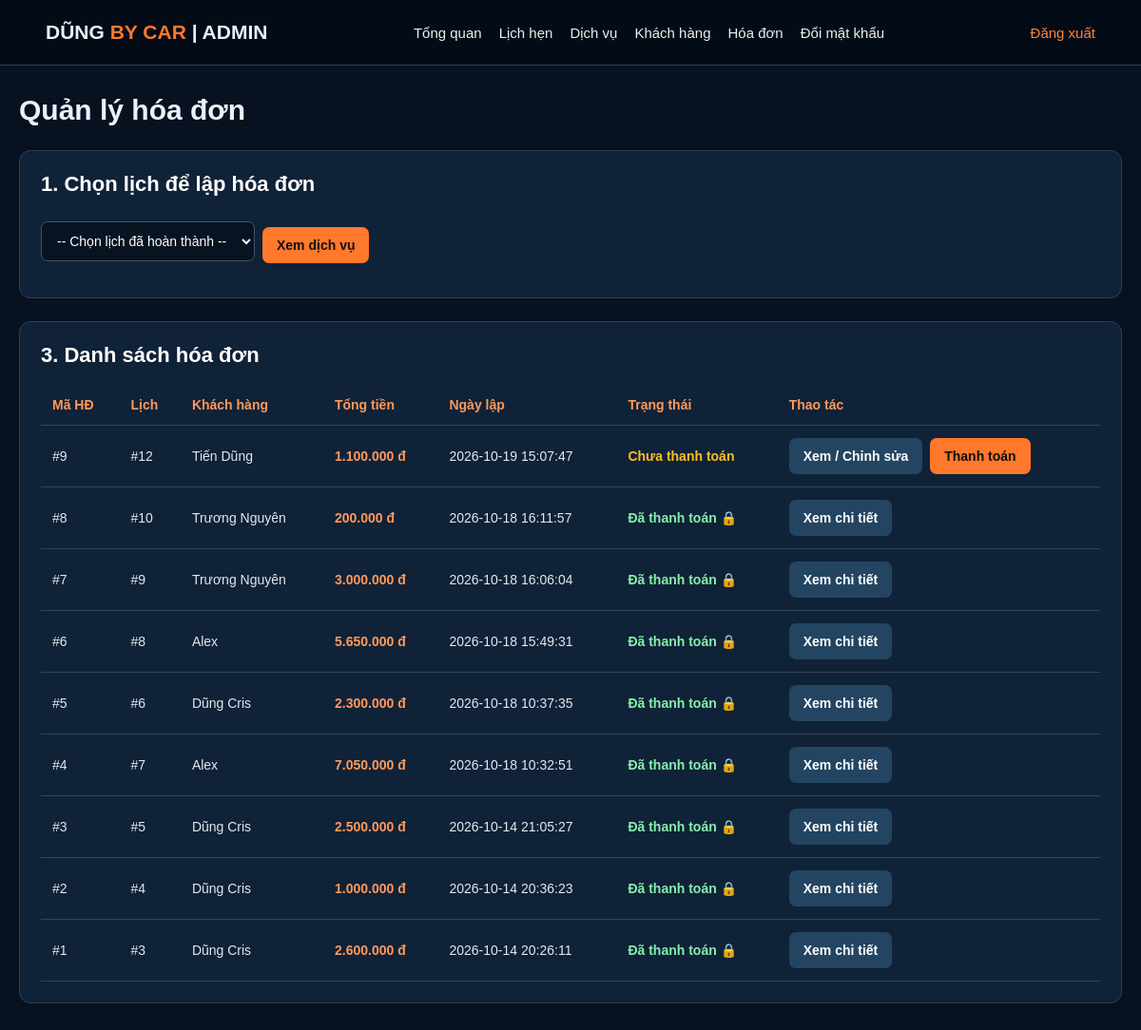
Page /admin/quan_ly_hoa_don.php (signed in) on the committed database.
### tables this page shows
CREATE TABLE `hoa_don` (
  `ma_hd` int(11) NOT NULL,
  `ma_lich` int(11) NOT NULL,
  `ma_admin` int(11) DEFAULT NULL,
  `tong_tien` decimal(12,2) NOT NULL DEFAULT 0.00,
  `ngay_lap` datetime DEFAULT current_timestamp(),
  `trang_thai` varchar(30) NOT NULL DEFAULT 'Chua thanh toan'
);

CREATE TABLE `khach_hang` (
  `ma_kh` int(11) NOT NULL,
  `ho_ten` varchar(100) NOT NULL,
  `sdt` varchar(15) NOT NULL,
  `email` varchar(100) DEFAULT NULL,
  `mat_khau` varchar(255) NOT NULL
);

### admin/quan_ly_hoa_don.php (the view, shortened to what this page needs)
<?php
require_once __DIR__ . '/_core.php';
$dsHoaDon = $conn->query("
    SELECT
        h.ma_hd,
        h.ma_lich,
        h.tong_tien,
        h.ngay_lap,
        h.trang_thai,
        k.ho_ten,
        l.trang_thai AS lich_trang_thai
    FROM hoa_don h
    JOIN dat_lich l
        ON l.ma_lich = h.ma_lich
    LEFT JOIN khach_hang k
        ON k.ma_kh = l.ma_kh
    ORDER BY h.ma_hd DESC
")->fetchAll(PDO::FETCH_ASSOC);
echo '<link rel="stylesheet" href="../assets/css/quan_ly_hoa_don.css">';
?>
<section class="hd-card">
    <h2>1. Chọn lịch để lập hóa đơn</h2>
    <form method="GET" class="hd-actions">
        <select name="ma_lich" required>
            <option value="">
                -- Chọn lịch đã hoàn thành --
            </option>
        </select>
        <button class="hd-btn" type="submit">
            Xem dịch vụ
        </button>
    </form>
</section>
<section class="hd-card">
    <h2>3. Danh sách hóa đơn</h2>
    <div class="hd-table-wrap">
        <table class="hd-table">
            <thead>
                <tr>
                    <th>Mã HĐ</th>
                    <th>Lịch</th>
                    <th>Khách hàng</th>
                    <th>Tổng tiền</th>
                    <th>Ngày lập</th>
                    <th>Trạng thái</th>
                    <th>Thao tác</th>
                </tr>
            </thead>
            <tbody>
                <?php foreach ($dsHoaDon as $hd): ?>
                    <tr>
                        <td>
                            #<?= (int)$hd['ma_hd'] ?>
                        </td>
                        <td>
                            #<?= (int)$hd['ma_lich'] ?>
                        </td>
                        <td>
                            <?= h($hd['ho_ten']) ?>
                        </td>
                        <td class="hd-money">
                            <?= cash($hd['tong_tien']) ?>
                        </td>
                        <td>
                            <?= h($hd['ngay_lap']) ?>
                        </td>
                        <td>
                            <span class="<?= $hd['trang_thai'] === 'Đã thanh toán'
                                ? 'hd-paid'
                                : 'hd-unpaid' ?>">
                                <?= h($hd['trang_thai']) ?>
                                <?= $hd['trang_thai'] === 'Đã thanh toán'
                                    ? ' 🔒'
                                    : '' ?>
                            </span>
                        </td>
                        <td>
                            <div class="hd-actions">
                                <a
                                    class="hd-btn hd-btn-secondary"
                                    href="quan_ly_hoa_don.php?ma_hd=<?= (int)$hd['ma_hd'] ?>#chi-tiet"
                                >
                                    <?= $hd['trang_thai'] === 'Chưa thanh toán'
                                        ? 'Xem / Chỉnh sửa'
                                        : 'Xem chi tiết' ?>
                                </a>
                                <?php if (
                                    $hd['trang_thai'] === 'Chưa thanh toán' &&
                                    $hd['lich_trang_thai'] === 'Hoàn thành'
                                ): ?>
                                    <form
                                        method="POST"
                                        onsubmit="return confirm('Xác nhận thanh toán? Hóa đơn sẽ được khóa.')"
                                    >
                                        <button class="hd-btn" type="submit">
                                            Thanh toán
                                        </button>
                                    </form>
                                <?php endif; ?>
                            </div>
                        </td>
                    </tr>
                <?php endforeach; ?>
            </tbody>
        </table>
    </div>
</section>

### assets/css/admin.css (style rules this page uses)
* { box-sizing: border-box }
body { margin: 0; background: #07111f; color: #eaf1fa; font: 15px Arial, sans-serif }
a { color: #ff8538; text-decoration: none }
table { width: 100%; border-collapse: collapse; min-width: 700px }
td, th { text-align: left; padding: 13px 9px; border-bottom: 1px solid #2b4057 }
th { color: #a6bcd3 }
input, textarea, select { display: block; background: #091827; color: white; border: 1px solid #465a71; border-radius: 7px; padding: 11px; min-width: 170px; margin: 8px 0 16px; font: inherit }
button { border: 0; border-radius: 7px; background: #ff7827; color: #091827; font-weight: bold; padding: 11px 17px; cursor: pointer }

### assets/css/quan_ly_hoa_don.css (style rules this page uses)
.hd-card { background: #102237; border: 1px solid #29415a; border-radius: 12px; padding: 22px; margin-bottom: 24px; color: #f8fafc; }
.hd-card h2 { color: #ffffff; font-size: 22px; margin: 0 0 18px; }
.hd-card input, .hd-card select { padding: 11px 12px; border: 1px solid #40536a; border-radius: 7px; background: #071321; color: #ffffff; font-size: 14px; box-sizing: border-box; max-width: 100%; }
.hd-btn { display: inline-flex; align-items: center; justify-content: center; padding: 11px 15px; border: none; border-radius: 7px; background: #ff782b; color: #111111; font-size: 14px; font-weight: 700; text-decoration: none; cursor: pointer; white-space: nowrap; transition: background 0.2s ease; }
.hd-btn-secondary { background: #244561; color: #ffffff; }
.hd-table-wrap { width: 100%; overflow-x: auto; }
.hd-table { width: 100%; min-width: 850px; border-collapse: collapse; }
.hd-table th, .hd-table td { padding: 13px 12px; text-align: left; vertical-align: middle; border-bottom: 1px solid #34445a; }
.hd-table th { color: #ff995b; font-size: 14px; font-weight: 700; white-space: nowrap; }
.hd-table td { color: #e2e8f0; font-size: 14px; }
.hd-money { color: #ff995b !important; font-weight: 700; white-space: nowrap; }
.hd-actions { display: flex; flex-wrap: wrap; align-items: center; gap: 8px; }
.hd-actions form, .hd-edit-form { display: flex; flex-wrap: wrap; align-items: center; gap: 8px; margin: 0; }
.hd-paid { color: #86efac; font-weight: 700; }
.hd-unpaid { color: #fbbf24; font-weight: 700; }

### rows in the picture
hoa_don: ma_hd "9", ma_lich "12", khach_hang.ho_ten "Tiến Dũng", tong_tien "1.100.000 đ", ngay_lap "2026-10-19 15:07:47", trang_thai "Chưa thanh toán", shows "Xem / Chỉnh sửa"
hoa_don: ma_hd "8", ma_lich "10", khach_hang.ho_ten "Trương Nguyên", tong_tien "200.000 đ", ngay_lap "2026-10-18 16:11:57", trang_thai "Đã thanh toán", shows "Xem chi tiết"
hoa_don: ma_hd "7", ma_lich "9", khach_hang.ho_ten "Trương Nguyên", tong_tien "3.000.000 đ", ngay_lap "2026-10-18 16:06:04", trang_thai "Đã thanh toán", shows "Xem chi tiết"
hoa_don: ma_hd "6", ma_lich "8", khach_hang.ho_ten "Alex", tong_tien "5.650.000 đ", ngay_lap "2026-10-18 15:49:31", trang_thai "Đã thanh toán", shows "Xem chi tiết"
hoa_don: ma_hd "5", ma_lich "6", khach_hang.ho_ten "Dũng Cris", tong_tien "2.300.000 đ", ngay_lap "2026-10-18 10:37:35", trang_thai "Đã thanh toán", shows "Xem chi tiết"
hoa_don: ma_hd "4", ma_lich "7", khach_hang.ho_ten "Alex", tong_tien "7.050.000 đ", ngay_lap "2026-10-18 10:32:51", trang_thai "Đã thanh toán", shows "Xem chi tiết"
hoa_don: ma_hd "3", ma_lich "5", khach_hang.ho_ten "Dũng Cris", tong_tien "2.500.000 đ", ngay_lap "2026-10-14 21:05:27", trang_thai "Đã thanh toán", shows "Xem chi tiết"
hoa_don: ma_hd "2", ma_lich "4", khach_hang.ho_ten "Dũng Cris", tong_tien "1.000.000 đ", ngay_lap "2026-10-14 20:36:23", trang_thai "Đã thanh toán", shows "Xem chi tiết"
hoa_don: ma_hd "1", ma_lich "3", khach_hang.ho_ten "Dũng Cris", tong_tien "2.600.000 đ", ngay_lap "2026-10-14 20:26:11", trang_thai "Đã thanh toán", shows "Xem chi tiết"

### other values in the picture
$name "Tổng quan"
$name "Lịch hẹn"
$name "Dịch vụ"
$name "Khách hàng"
$name "Hóa đơn"
$name "Đổi mật khẩu"
$title "Quản lý hóa đơn"
